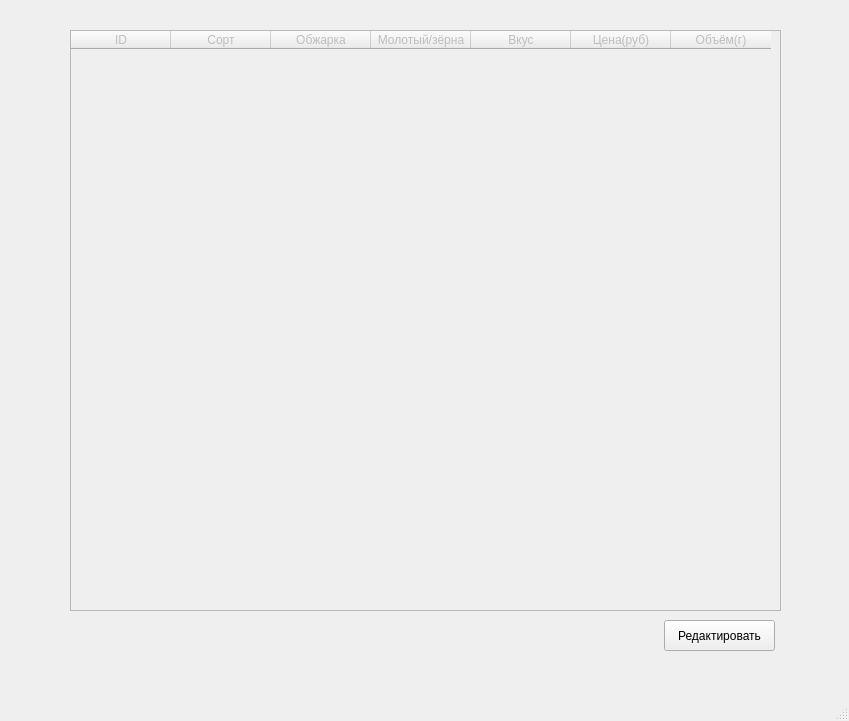
<?xml version="1.0" encoding="UTF-8"?>
<ui version="4.0">
 <class>MainWindow</class>
 <widget class="QMainWindow" name="MainWindow">
  <property name="geometry">
   <rect>
    <x>0</x>
    <y>0</y>
    <width>849</width>
    <height>721</height>
   </rect>
  </property>
  <property name="windowTitle">
   <string>MainWindow</string>
  </property>
  <widget class="QWidget" name="centralwidget">
   <widget class="QTableWidget" name="tableWidget">
    <property name="enabled">
     <bool>false</bool>
    </property>
    <property name="geometry">
     <rect>
      <x>70</x>
      <y>30</y>
      <width>711</width>
      <height>581</height>
     </rect>
    </property>
    <column>
     <property name="text">
      <string>ID</string>
     </property>
    </column>
    <column>
     <property name="text">
      <string>Сорт</string>
     </property>
    </column>
    <column>
     <property name="text">
      <string>Обжарка</string>
     </property>
    </column>
    <column>
     <property name="text">
      <string>Молотый/зёрна</string>
     </property>
    </column>
    <column>
     <property name="text">
      <string>Вкус</string>
     </property>
    </column>
    <column>
     <property name="text">
      <string>Цена(руб)</string>
     </property>
    </column>
    <column>
     <property name="text">
      <string>Объём(г)</string>
     </property>
    </column>
   </widget>
   <widget class="QPushButton" name="pushButton">
    <property name="geometry">
     <rect>
      <x>664</x>
      <y>620</y>
      <width>111</width>
      <height>31</height>
     </rect>
    </property>
    <property name="font">
     <font>
      <pointsize>9</pointsize>
     </font>
    </property>
    <property name="text">
     <string>Редактировать</string>
    </property>
   </widget>
  </widget>
  <widget class="QMenuBar" name="menubar">
   <property name="geometry">
    <rect>
     <x>0</x>
     <y>0</y>
     <width>849</width>
     <height>21</height>
    </rect>
   </property>
  </widget>
  <widget class="QStatusBar" name="statusbar"/>
 </widget>
 <resources/>
 <connections/>
</ui>
